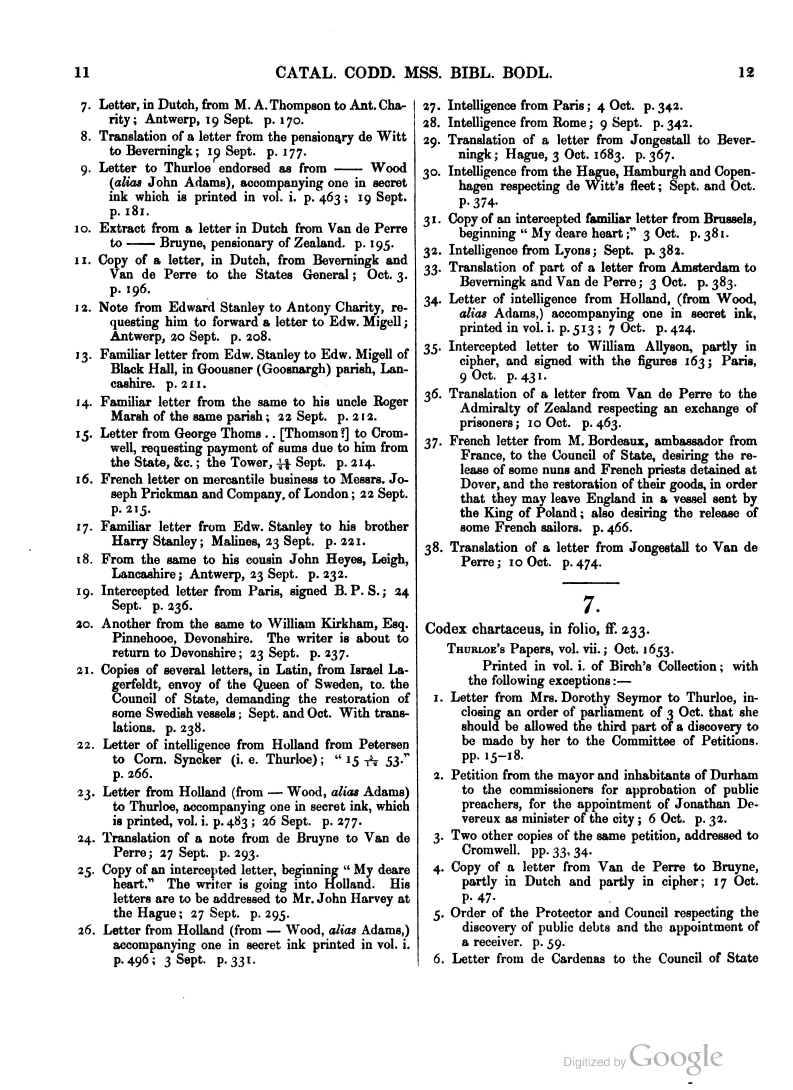
#> input picture vande-perre-1653/evidence-audit/sources/macray-n13.jpg, 4754 x 6537 px (shown at 1/6 size)
$ python view.py ../../../vande-perre-1653/evidence-audit/sources/macray-n13.jpg ../../../vande-perre-1653/evidence-audit/sources/thurloe-p552.jpg 5 3
#> lines starting #> are read from the running program, lines starting #| are printed output that depends on the picture
"""Stack a band image (any scale) in N horizontal pieces with crop-px grid (in 1x crop units)."""
import sys
from PIL import Image, ImageDraw
src, out = sys.argv[1], sys.argv[2]
unit = int(sys.argv[3]) if len(sys.argv) > 3 else 1   # px per crop-unit in src (3 for 3x crops)
n = int(sys.argv[4]) if len(sys.argv) > 4 else 2
im = Image.open(src).convert("RGB")
# normalise to 2 display px per crop unit
s = 2.0 / unit
im = im.resize((int(im.width * s), int(im.height * s)), Image.LANCZOS)
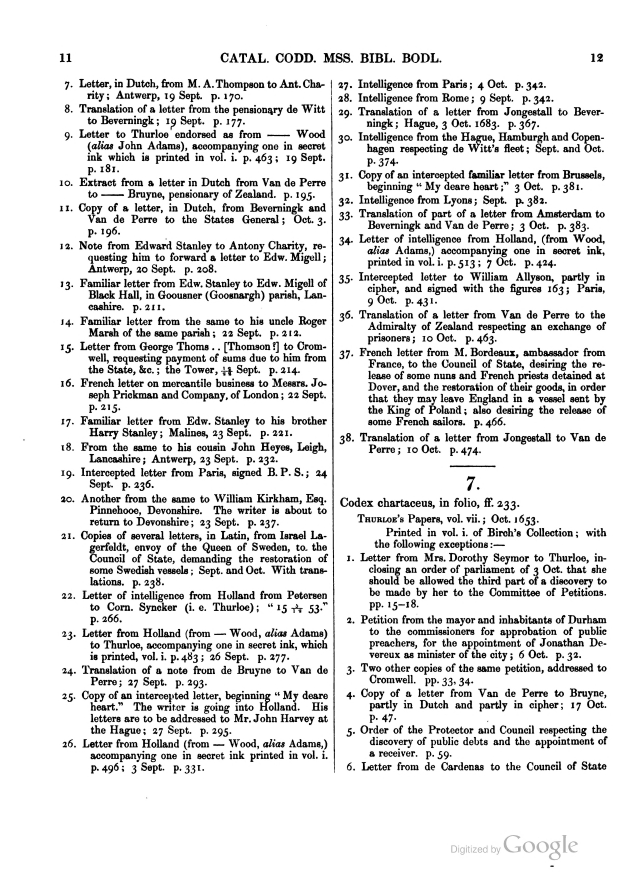
#> im: PIL image 1901x2614 RGB (shown at 1/3 size); min 0, max 255, mean 224.9
w = im.width // n
#> w = 633
pieces = []
for i in range(n):
    p = im.crop((i * w, 0, (i + 1) * w, im.height)).copy()
    d = ImageDraw.Draw(p)
    for cx in range(0, w // 2 + 1, 10):
        X = cx * 2
        gx = i * w // 2 + cx
        d.line([(X, 0), (X, 6 if gx % 50 else 12)], fill=(255, 0, 0))
        if gx % 50 == 0:
            d.text((X + 2, 0), str(gx), fill=(255, 0, 0))
    for cy in range(0, im.height // 2, 10):
        d.line([(0, cy * 2), (6, cy * 2)], fill=(0, 0, 255))
        d.text((8, cy * 2 - 5), str(cy), fill=(0, 0, 255))
    pieces.append(p)
#> this loop made 3 passes
#> pass 1, `p = im.crop((i * w, 0, (i + 1) * w, im.height)).copy()`:
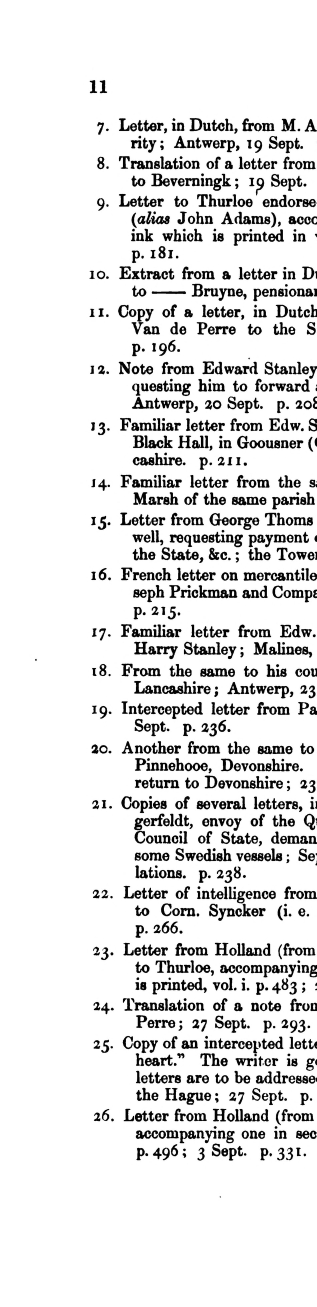
#> p: PIL image 633x2614 RGB (shown at 1/2 size); min 0, max 255, mean 228.1
#> pass 2, `p = im.crop((i * w, 0, (i + 1) * w, im.height)).copy()`:
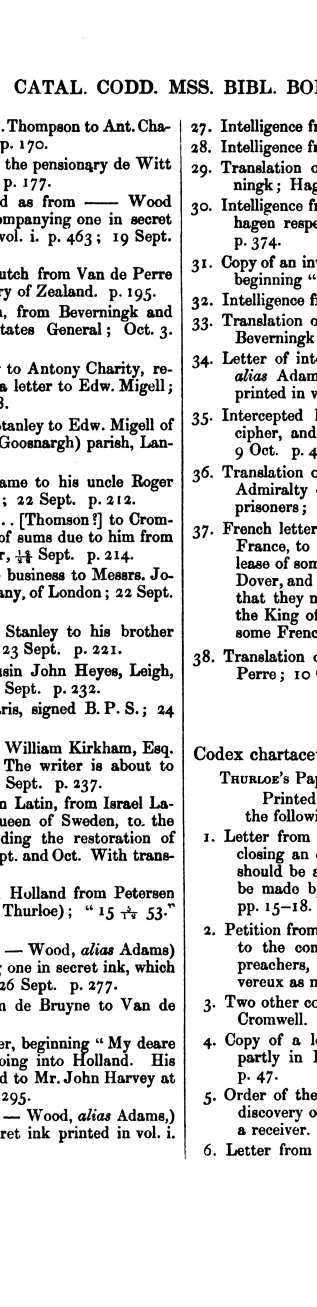
#> p: PIL image 633x2614 RGB (shown at 1/2 size); min 0, max 255, mean 221.8
#> pass 3, `p = im.crop((i * w, 0, (i + 1) * w, im.height)).copy()`:
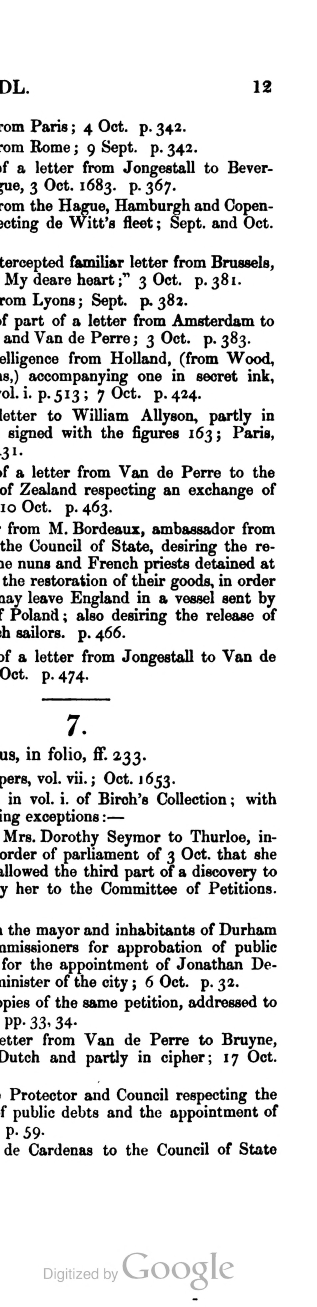
#> p: PIL image 633x2614 RGB (shown at 1/2 size); min 0, max 255, mean 224.7
#> after the loop, pieces = 3 items
H = sum(p.height for p in pieces) + 6 * n
#> H = 7860
canvas = Image.new("RGB", (w, H), (255, 255, 255))
#> canvas: PIL image 633x7860 RGB; every value is 255
y = 0
for p in pieces:
    canvas.paste(p, (0, y)); y += p.height + 6
#> this loop made 3 passes
#> y on passes 1 to 3: 2620, 5240, 7860
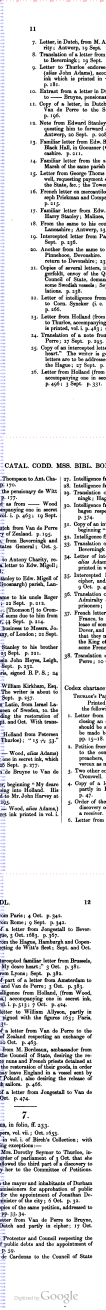
#> canvas: PIL image 633x7860 RGB (shown at 1/6 size); mean R, G, B 224, 224, 225
#> after the loop, y = 7860
canvas.save(out)
